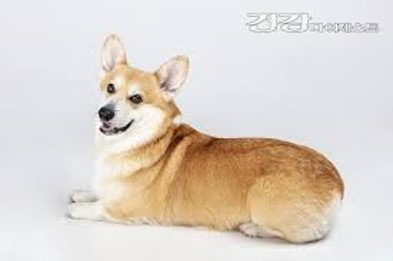
#> input picture whole_image.jpg, 393 x 261 px
$ python image_practice1.py
#> lines starting #> are read from the running program, lines starting #| are printed output that depends on the picture
import cv2
import numpy as np

src1 = cv2.imread('whole_image.jpg') # 개 전체 사진
#> src1 is the input picture: shape (261, 393, 3); mean B, G, R 205, 213.5, 222.6
src2 = cv2.imread('small_image.jpg') # 개 얼굴 사진
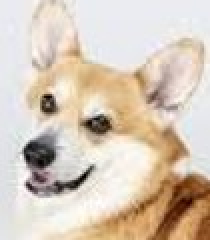
#> input picture small_image.jpg, 105 x 120 px (shown 2 times larger)
#> src2 is the input picture: shape (120, 105, 3); mean B, G, R 184.7, 200.2, 214.9
empty = np.zeros((src1.shape[0], src1.shape[1], 3), np.uint8) # 빈 이미지 윈도우

result = cv2.matchTemplate(src1, src2, cv2.TM_SQDIFF_NORMED)
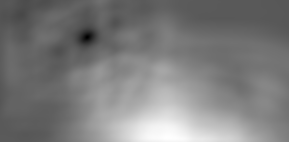
#> result: shape (142, 289) float32; min 0.000936, max 0.229, mean 0.113; drawn with min black and max white

minVal, maxVal, minLoc, maxLoc = cv2.minMaxLoc(result)
#> minVal = 0.000936; maxVal = 0.229; minLoc = (87, 37); maxLoc = (166, 137)

y, x = minLoc
#> y = 87; x = 37
w, h, channel = src2.shape
#> w = 120; h = 105; channel = 3

print(x,y,h,w)
#| 37 87 105 120

roi = src1[x:x+w, y:y+h]

# add_img = cv2.add(empty[x:x+h, y:y+w], src2)

# print(add_img.shape)
# print(src1.shape)

empty[x:x+w, y:y+h] = src2
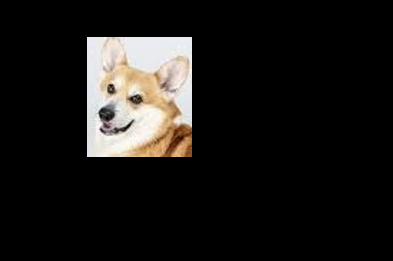
#> empty: shape (261, 393, 3); mean B, G, R 22.7, 24.6, 26.4

cv2.imshow("empty", empty)
cv2.waitKey()
cv2.destroyAllWindows()
